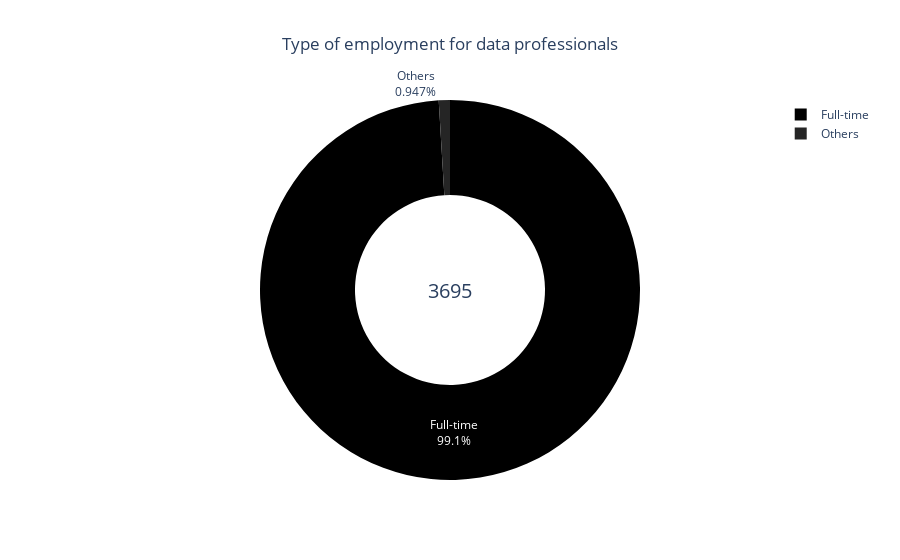

Write notebook code for a chart like this one.
### Markdown cell above
Most professionals in the data field work under the full-time hiring modality. However, we can notice an extremely concentrated distribution in this modality, so we will include other hiring modalities to improve visualization.

### Code cell
data = df["employment_type"].replace(
    {"PT": "Part-time", "FT": "Full-time", "CT": "Contract", "FL": "Freelance"}
)

# counts of unique values
unique_values = data.value_counts()

top_labels = unique_values.index.values[:1].tolist()
top_values = unique_values.values[:1].tolist()

# sum of total jobs registered
total = sum(unique_values.values)

# sum of other jobs
others = sum(unique_values.values[1:])

values = top_values + [others]
labels = top_labels + ["Others"]

data_dict = dict(zip(labels, values))

# Ordenar o dicionário pelos valores em ordem crescente
data_dict_ordered = dict(
    sorted(data_dict.items(), key=lambda item: item[1], reverse=True)
)


# Cria a anotação com o valor total
annotation = dict(font=dict(size=20), showarrow=False, text=str(total), x=0.5, y=0.5)

# Criar o gráfico de rosca
data = [
    go.Pie(
        labels=list(data_dict_ordered.keys()),
        values=list(data_dict_ordered.values()),
        hole=0.5,
        marker=dict(colors=list(reversed(colors.sequential.Greys))),
        textinfo="percent+label",
        insidetextorientation="auto",
        hoverinfo="label+value",
    )
]

# Cria o layout do gráfico
layout = go.Layout(
    title={
        "text": "Type of employment for data professionals",
        "x": 0.5,
        # "xanchor": "right",
    },
    # width=700,
    # height=900,
    annotations=[annotation],
)

# Adicionar título
fig = go.Figure(data=data, layout=layout)

# Mostrar o gráfico
fig.show()

### Figure 1 — Plotly figure (JSON) as saved in the notebook; plotly's stock layout.template omitted (floating-point values rounded to 4 significant figures)
{"data": [{"hole": 0.5, "hoverinfo": "label+value", "insidetextorientation": "auto", "labels": ["Full-time", "Others"], "marker": {"colors": ["rgb(0,0,0)", "rgb(37,37,37)", "rgb(82,82,82)", "rgb(115,115,115)", "rgb(150,150,150)", "rgb(189,189,189)", "rgb(217,217,217)", "rgb(240,240,240)", "rgb(255,255,255)"]}, "textinfo": "percent+label", "type": "pie", "values": [3660, 35]}], "layout": {"annotations": [{"font": {"size": 20}, "showarrow": false, "text": "3695", "x": 0.5, "y": 0.5}], "title": {"text": "Type of employment for data professionals", "x": 0.5}}}
